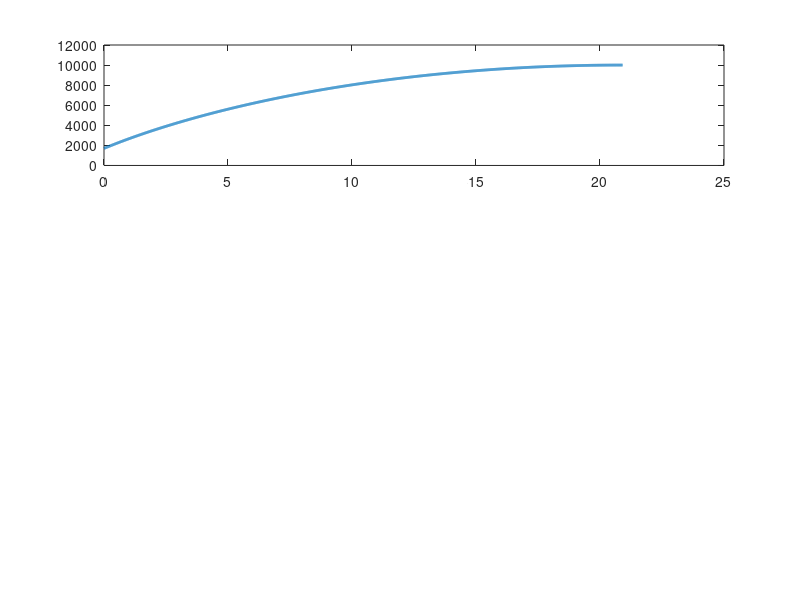

MATLAB code to generate this figure: (Note: this script raises an error after producing the figure.)
% Rocket Airbrake Simulation
clear; clc; close all;

%% 1. Parameters (Imperial)
g = 32.17;             
W = 67.03;           
m = W / g;         
rho_0 = 0.00237786;   
rho = rho_0;
B = 0.003566; 
T_0 = 549.67; 
P_0 = 14.6959488; 
S = 0.2045143;      
Cd_clean = 0.576;        
Cd_brakes = 0.9; 
Cd_min = Cd_clean + normrnd(0,0.02);  
Cd_max = Cd_brakes + normrnd(0,0.05);  

% --- CONTROLLER SELECTION ---
% Options: 'BangBang', 'PID', 'Energy_Management', 'Clean_Flight'
controller_type = 'Energy_Management'; 

% Simulation Settings
sem = 393*3.28;
alt_0 = sem;
dt = 0.01;
v0 = 1015.66;                
h0 = 1699.96;          
target_alt = 10000; 

%% 2. Initialization
t = 0:dt:30;
h = zeros(size(t)); v = zeros(size(t));
h(1) = h0; v(1) = v0;
brake_state = zeros(size(t)); 
desired_brake_state = zeros(size(t));
p_hist = zeros(size(t)); i_hist = zeros(size(t)); d_hist = zeros(size(t)); u_hist = zeros(size(t));

% PID Gains
    switch controller_type
        case 'PID'
            Kp = 0.4; 
            Ki = -0.004; 
            Kd = -0.04;  

        case 'Energy_Management'
            Kp = 0.5; 
            Ki = 0.004; 
            Kd = 0.004; 
    end
integral_error = 0;
last_error = 0;

% Actuator Constraints
deploy_time = .24; 
max_rate = (Cd_max - Cd_min) / deploy_time; 
actual_Cd = Cd_min; 

%% 3. Simulation Loop
for i = 1:(length(t)-1)
    
    % State Estimation (with noise)
    h_est = h(i) + normrnd(0,0.2);
    v_est = v(i) + normrnd(0,0.2);
   
    % --- Controller Selection (The "elif" blocks) ---
    switch controller_type
        
        case 'BangBang'
            % Simple On/Off prediction logic
            k_current = 0.5 * rho * S * Cd_clean;    
            predicted_apogee = h_est + (m/(2*k_current)) * log(1 + (k_current * v_est^2)/(m*g));
            if predicted_apogee > target_alt && v_est > 0
                desired_Cd = Cd_max;
            else
                desired_Cd = Cd_min;
            end
            
        case 'PID'

            k_current = 0.5 * rho * S * Cd_clean;    
            predicted_apogee = h_est + (m/(2*k_current)) * log(1 + (k_current * v_est^2)/(m*g));
            
            % Standard PID Logic
            error = predicted_apogee - target_alt;
            integral_error = integral_error + (error * dt);
            derivative_error = v_est; % Using velocity as a proxy for D
            
            p_term = Kp * error;
            i_term = Ki * integral_error;
            d_term = Kd * derivative_error;
            
            u = p_term + i_term + d_term;
            u_min = -15; u_max = 30;
            u = max(min(u, u_max), u_min); % Manual clip function
            
            % Map Control Signal to Cd Range
            u_mapped = (u - u_min) * (Cd_max - Cd_min) / (u_max - u_min);
            desired_Cd = Cd_min + u_mapped;
            
            % Save PID history for plotting
            p_hist(i) = p_term; i_hist(i) = i_term; d_hist(i) = d_term; u_hist(i) = u;

        case 'Energy_Management'
            % 1. Energy at Target (Potential only)
            E_target = m * g * target_alt;
            
            % 2. Current Energy (PE + KE)
            PE_current = m * g * h_est;
            KE_current = 0.5 * m * v_est^2;
            E_total_current = PE_current + KE_current;
            
            % 3. Drag Compensation (Future Work)
            dist_remaining = (target_alt - h_est);
            dist_remaining = max(0, dist_remaining);
            
            % We use a higher avg_v_factor early to account for high-speed drag
            avg_v_sq_factor = 0.4; 
            E_drag_loss = (0.5 * rho * (v_est^2 * avg_v_sq_factor) * Cd_min * S) * dist_remaining;
            
            % 4. Energy Error (Absolute)
            % Excess energy above what is needed to reach target including drag loss
            E_excess = (E_total_current - E_drag_loss) - E_target;
            
            % Normalize error against E_target so Kp remains intuitive
            % This prevents the "denominator decay" that caused the late slam
            error = E_excess / E_target; 
            
            % 5. PID Logic
            % We only want to brake if error > 0 (over-energy)
            if error < 0
                error = 0; % Don't accumulate integral error if we are under-energy
            end
            
            integral_error = integral_error + (error * dt);
            derivative_error = (error - last_error) / dt;
            
            % GAIN TUNING: Since error is now E_excess/E_target, 
            % Kp likely needs to be higher (e.g., 5.0 - 15.0)
            u = (Kp * error) + (Ki * integral_error) + (Kd * derivative_error);
            
            % Map to Cd
            u_min = 0; u_max = 0.05; % Very small max because error is normalized to total energy
            u_clipped = max(min(u, u_max), u_min);
            u_mapped = (u_clipped - u_min) * (Cd_max - Cd_min) / (u_max - u_min);
            
            desired_Cd = Cd_min + u_mapped;
            
            % Logging
            p_hist(i) = Kp * error;
            i_hist(i) = Ki * integral_error;
            d_hist(i) = Kd * derivative_error;
            u_hist(i) = u;
            last_error = error;
        case 'Clean_Flight'
            % default to clean flight
            desired_Cd = Cd_min;
        otherwise
            error('Invalid controller_type selected.');
    end
    
    % --- Physical Constraints (Rate Limiter & Clamping) ---
    desired_Cd = max(min(desired_Cd, Cd_max), Cd_min);
    
    delta_Cd = desired_Cd - actual_Cd; 
    max_delta = max_rate * dt; 
    
    if delta_Cd > max_delta
        actual_Cd = actual_Cd + max_delta;
    elseif delta_Cd < -max_delta
        actual_Cd = actual_Cd - max_delta;
    else
        actual_Cd = desired_Cd;
    end
    
    % Update Physics with Limited Cd
    Cd = actual_Cd;
    
    % Logging
    brake_state(i) = (actual_Cd - Cd_min) / (Cd_max - Cd_min);
    desired_brake_state(i) = (desired_Cd - Cd_min) / (Cd_max - Cd_min);
    
    % --- Physics Engine ---
    acc_noises = normrnd(0,0.5); 
    Fd = 0.5 * rho * v(i)^2 * Cd * S * sign(v(i));
    a = (-W - Fd) / m + acc_noises;
    
    v(i+1) = v(i) + a * dt + normrnd(0,0.1);
    h(i+1) = h(i) + v(i) * dt;
    
    % Atmospheric density update
    rho = rho_0*(1-((B*(h(i)+alt_0))/T_0))^(5.26-1);
    if v(i+1) < 0, break; end
end

%% 4. Plotting
% [Existing plotting code follows...]
% (Note: Added a small fix to the indexing to prevent dimension mismatch)
idx = 1:i;
figure('Color', 'w', 'Name', ['Rocket Analysis: ', controller_type]);
subplot(3,1,1);
plot(t(1:i+1), h(1:i+1), 'LineWidth', 2); hold on;
yline(target_alt, '--r', 'Target 10k');
grid on; ylabel('Altitude (ft)'); 
title(['Final Apogee: ', num2str(round(max(h))), ' ft (', controller_type, ')']);

subplot(3,1,2);
plot(t(idx), desired_brake_state(idx), '--', 'Color', [0.6 0.6 0.6]); hold on;
plot(t(idx), brake_state(idx), '-k', 'LineWidth', 1.5);
grid on; ylabel('Brake State');
legend('Desired', 'Actual');

subplot(3,1,3);
% Check for both modes that use PID terms
if strcmp(controller_type, 'PID') || strcmp(controller_type, 'Energy_Management')
    hold on;
    plot(t(idx), p_hist(idx), 'r--', 'DisplayName', 'P'); 
    plot(t(idx), i_hist(idx), 'g--', 'DisplayName', 'I');
    plot(t(idx), d_hist(idx), 'b--', 'DisplayName', 'D');
    plot(t(idx), u_hist(idx), 'k', 'DisplayName', 'Total U');
    grid on; ylabel('PID Terms');
    legend('show');
    % Dynamic Y-Lim based on the current mode's u_min/max
    ylim(min(u), max(u));
else
    text(0.5, 0.5, 'No PID data for this mode', 'HorizontalAlignment', 'center');
end
xlabel('Time (s)');
